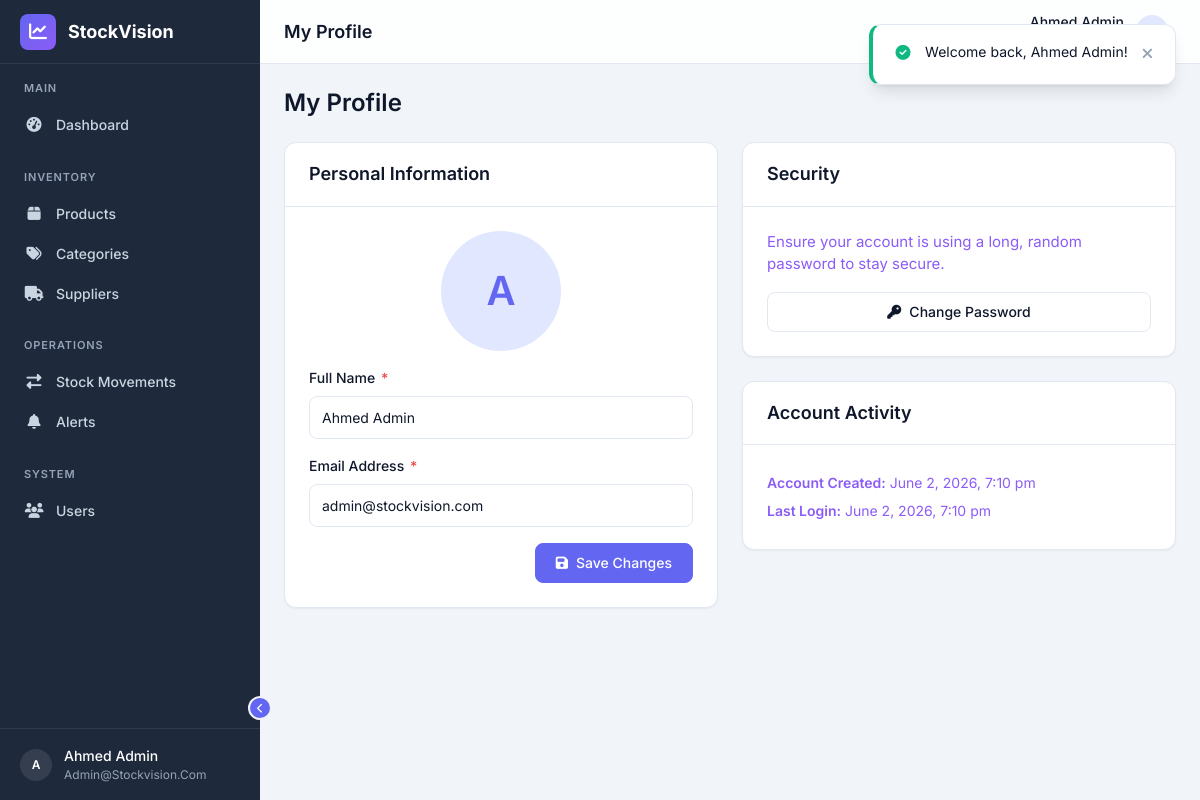
Screenshot of /profile (signed in) with the database file from the repository.
### tables this page shows
CREATE TABLE `users` (
    `id` INT UNSIGNED AUTO_INCREMENT PRIMARY KEY,
    `name` VARCHAR(100) NOT NULL,
    `email` VARCHAR(255) NOT NULL,
    `password` VARCHAR(255) NOT NULL,
    `last_login` DATETIME NULL,
    `created_at` DATETIME NOT NULL DEFAULT CURRENT_TIMESTAMP,
    `updated_at` DATETIME NULL ON UPDATE CURRENT_TIMESTAMP,
    UNIQUE KEY `uk_users_email` (`email`)
);

### app/controllers/AuthController.php (called while the page is built, shortened)
<?php
class AuthController
{
    private User $userModel;
    public function __construct()
    {
        $this->db = getDB();
        $this->userModel = new User($this->db);
    }
    public function profile(): void
    {
        $user = $this->userModel->findById(currentUserId());
        $pageTitle = 'My Profile';
        $this->render('auth/profile', compact('pageTitle', 'user', 'errors'));
    }
    private function render(string $view, array $data = [], string $layout = 'app'): void
    {
        extract($data);
        require __DIR__ . '/../../views/layouts/' . $layout . '.php';
    }
}

### public/index.php (called while the page is built, shortened)
<?php
require_once __DIR__ . '/../app/config/app.php';
require_once __DIR__ . '/../app/config/database.php';
require_once __DIR__ . '/../app/helpers/auth.php';
require_once __DIR__ . '/../app/helpers/response.php';
$requestMethod = $_SERVER['REQUEST_METHOD'];
$requestUri    = parse_url($_SERVER['REQUEST_URI'], PHP_URL_PATH);
$requestUri = '/' . ltrim($requestUri, '/');
$routes = require __DIR__ . '/../app/routes.php';
$matchedRoute  = null;
$routeParams   = [];
foreach ($routes as $route) {
    [$method, $path, $controller, $action] = $route;
    if ($method !== $requestMethod) {
        continue;
    }
    $pattern = preg_replace('/\{([a-zA-Z_]+)\}/', '(\d+)', $path);
    $pattern = '#^' . $pattern . '$#';
    if (preg_match($pattern, $requestUri, $matches)) {
        $matchedRoute = $route;
        array_shift($matches);
        $routeParams = $matches;
        break;
    }
}
[, , $controllerName, $actionName] = $matchedRoute;
$controller = new $controllerName();
call_user_func_array([$controller, $actionName], $routeParams);

### app/config/database.php (called while the page is built, shortened)
<?php
function getDB(): PDO
{
    static $pdo = null;
    if ($pdo === null) {
        $dsn = sprintf(
            'mysql:host=%s;port=%s;dbname=%s;charset=%s',
            DB_HOST,
            DB_PORT,
            DB_NAME,
            DB_CHARSET
        );
        $options = [
            PDO::ATTR_ERRMODE            => PDO::ERRMODE_EXCEPTION,
            PDO::ATTR_DEFAULT_FETCH_MODE => PDO::FETCH_ASSOC,
            PDO::ATTR_EMULATE_PREPARES   => false,
            PDO::MYSQL_ATTR_INIT_COMMAND => "SET NAMES utf8mb4 COLLATE utf8mb4_unicode_ci",
        ];
        try {
            $pdo = new PDO($dsn, DB_USER, DB_PASS, $options);
        } catch (PDOException $e) {
            error_log('Database connection failed: ' . $e->getMessage());
            die('Database connection failed. Please check your configuration.');
        }
    }
    return $pdo;
}

### app/helpers/auth.php (called while the page is built, shortened)
<?php
function currentUserId(): ?int
{
    return $_SESSION['user_id'] ?? null;
}

### app/models/User.php (called while the page is built, shortened)
<?php
class User
{
    private PDO $db;
    public function __construct(?PDO $db = null)
    {
        $this->db = $db ?? getDB();
    }
    public function findById(int $id): ?array
    {
        $stmt = $this->db->prepare("SELECT * FROM `users` WHERE `id` = ?");
        $stmt->execute([$id]);
        $user = $stmt->fetch();
        return $user ?: null;
    }
}

### app/helpers/response.php (called while the page is built, shortened)
<?php
function old(string $field, mixed $default = ''): mixed
{
    $value = $_SESSION['old'][$field] ?? $default;
    return $value;
}
function hasError(string $field): bool
{
    return isset($_SESSION['errors'][$field]);
}

### views/auth/profile.php (the view, shortened to what this page needs)
<div class="page-header">
    <h1><?= htmlspecialchars($pageTitle) ?></h1>
</div>
<div class="grid grid-2">
    <div class="card">
        <div class="card-header">
            <h3>Personal Information</h3>
        </div>
        <div class="card-body">
            <form action="<?= BASE_URL ?>/profile" method="POST">
                <div class="form-group text-center">
                    <div class="avatar" style="width: 120px; height: 120px; border-radius: 50%; margin: 0 auto; font-size: 2.5rem; display: flex; align-items: center; justify-content: center;">
                        <?= strtoupper(substr($user['name'] ?? 'U', 0, 1)) ?>
                    </div>
                </div>
                <div class="form-group">
                    <label for="name" class="form-label">Full Name <span class="required">*</span></label>
                    <input type="text" id="name" name="name"
                           class="form-control <?= hasError('name') ? 'is-invalid' : '' ?>"
                           value="<?= htmlspecialchars(old('name', $user['name'])) ?>" required>
                </div>
                <div class="form-group">
                    <label for="email" class="form-label">Email Address <span class="required">*</span></label>
                    <input type="email" id="email" name="email"
                           class="form-control <?= hasError('email') ? 'is-invalid' : '' ?>"
                           value="<?= htmlspecialchars(old('email', $user['email'])) ?>" required>
                </div>
                <div class="mt-4 text-right">
                    <button type="submit" class="btn btn-primary">
                        <i class="fa-solid fa-save"></i> Save Changes
                    </button>
                </div>
            </form>
        </div>
    </div>
    <div>
        <div class="card mb-6">
            <div class="card-header">
                <h3>Security</h3>
            </div>
            <div class="card-body">
                <p class="text-secondary mb-4">Ensure your account is using a long, random password to stay secure.</p>
                <a href="<?= BASE_URL ?>/change-password" class="btn btn-outline w-100">
                    <i class="fa-solid fa-key"></i> Change Password
                </a>
            </div>
        </div>
        <div class="card">
            <div class="card-header">
                <h3>Account Activity</h3>
            </div>
            <div class="card-body">
                <ul class="text-sm text-secondary" style="line-height: 2;">
                    <li><strong>Account Created:</strong> <?= date('F j, Y, g:i a', strtotime($user['created_at'])) ?></li>
                    <li><strong>Last Login:</strong> <?= $user['last_login'] ? date('F j, Y, g:i a', strtotime($user['last_login'])) : 'Never' ?></li>
                </ul>
            </div>
        </div>
    </div>
</div>

### public/css/variables.css (style rules this page uses)
:root { --primary: #6366f1; --primary-hover: #4f46e5; --primary-light: #e0e7ff; --primary-rgb: 99, 102, 241; --secondary: #8b5cf6; --secondary-hover: #7c3aed; --secondary-light: #ede9fe; --success: #10b981; --success-hover: #059669; --success-light: #d1fae5; --warning: #f59e0b; --warning-hover: #d97706; --warning-light: #fef3c7; --danger: #ef4444; --danger-hover: #dc2626; --danger-light: #fee2e2; --info: #3b82f6; --info-hover: #2563eb; --info-light: #dbeafe; --bg-body: #f1f5f9; --bg-card: #ffffff; --bg-sidebar: #1e293b; --bg-sidebar-hover: #334155; --bg-sidebar-active: rgba(99, 102, 241, 0.15); --bg-input: #ffffff; --bg-hover: #f8fafc; --bg-stripe: #f8fafc; --text-primary: #0f172a; --text-secondary: #64748b; --text-tertiary: #94a3b8; --text-sidebar: #cbd5e1; --text-sidebar-active: #ffffff; --text-on-primary: #ffffff; --text-link: #6366f1; --border-color: #e2e8f0; --border-color-hover: #cbd5e1; --border-radius: 8px; --border-radius-sm: 6px; --border-radius-lg: 12px; --border-radius-xl: 16px; --border-radius-full: 9999px; --shadow-sm: 0 1px 2px rgba(0, 0, 0, 0.05); --shadow: 0 1px 3px rgba(0, 0, 0, 0.1), 0 1px 2px rgba(0, 0, 0, 0.06); --shadow-md: 0 4px 6px -1px rgba(0, 0, 0, 0.1), 0 2px 4px -2px rgba(0, 0, 0, 0.1); --shadow-lg: 0 10px 15px -3px rgba(0, 0, 0, 0.1), 0 4px 6px -4px rgba(0, 0, 0, 0.1); --shadow-xl: 0 20px 25px -5px rgba(0, 0, 0, 0.1), 0 8px 10px -6px rgba(0, 0, 0, 0.1); --space-1: 4px; --space-2: 8px; --space-3: 12px; --space-4: 16px; --space-5: 20px; --space-6: 24px; --space-8: 32px; --space-10: 40px; --space-12: 48px; --space-16: 64px; --font-family: 'Inter', -apple-system, BlinkMacSystemFont, 'Segoe UI', Roboto, sans-serif; --font-size-xs: 0.75rem; --font-size-sm: 0.875rem; --font-size-base: 0.9375rem; --font-size-lg: 1.125rem; --font-size-xl: 1.25rem; --font-size-2xl: 1.5rem; --font-size-3xl: 1.875rem; --font-weight-normal: 400; --font-weight-medium: 500; --font-weight-semibold: 600; --font-weight-bold: 700; --line-height-tight: 1.25; --line-height-normal: 1.5; --line-height-relaxed: 1.75; --sidebar-width: 260px; --sidebar-collapsed-width: 72px; --topbar-height: 64px; --content-max-width: 1400px; --transition-fast: 150ms ease; --transition-base: 250ms ease; --transition-slow: 350ms ease; --z-dropdown: 100; --z-sticky: 200; --z-sidebar: 250; --z-modal-overlay: 300; --z-modal: 400; --z-toast: 500; }

### public/css/base.css (style rules this page uses)
*, *::before, *::after { box-sizing: border-box; margin: 0; padding: 0; }
html { scroll-behavior: smooth; -webkit-text-size-adjust: 100%; -moz-text-size-adjust: 100%; text-size-adjust: 100%; }
body { font-family: var(--font-family); font-size: var(--font-size-base); font-weight: var(--font-weight-normal); line-height: var(--line-height-normal); color: var(--text-primary); background-color: var(--bg-body); -webkit-font-smoothing: antialiased; -moz-osx-font-smoothing: grayscale; min-height: 100vh; }
h1, h2, h3, h4, h5, h6 { font-weight: var(--font-weight-semibold); line-height: var(--line-height-tight); color: var(--text-primary); margin-bottom: 0.5em; }
h1 { font-size: var(--font-size-3xl); }
h3 { font-size: var(--font-size-xl); }
p { margin-bottom: 1rem; color: var(--text-secondary); }
a { color: var(--text-link); text-decoration: none; transition: color var(--transition-fast); }
ul, ol { list-style: none; }
input, button, textarea, select { font: inherit; color: inherit; }
button { cursor: pointer; border: none; background: none; }
* { scrollbar-width: thin; scrollbar-color: var(--text-tertiary) transparent; }
strong { font-weight: var(--font-weight-semibold); }

### public/css/layout.css (style rules this page uses)
.page-header { display: flex; align-items: center; justify-content: space-between; margin-bottom: var(--space-6); flex-wrap: wrap; gap: var(--space-4); }
.page-header h1 { font-size: var(--font-size-2xl); margin-bottom: 0; }
.grid { display: grid; gap: var(--space-6); }
.grid-2 { grid-template-columns: repeat(2, 1fr); }

### public/css/utilities.css (style rules this page uses)
.mt-4 { margin-top: var(--space-4) !important; }
.mb-4 { margin-bottom: var(--space-4) !important; }
.mb-6 { margin-bottom: var(--space-6) !important; }
.text-center { text-align: center !important; }
.text-right { text-align: right !important; }
.text-secondary { color: var(--secondary) !important; }
.text-sm { font-size: var(--font-size-sm) !important; }
.w-100 { width: 100% !important; }

### rows the page displays
users: name "A", name "Ahmed Admin", email "admin@stockvision.com", created_at "June 2, 2026, 7:10 pm", last_login "June 2, 2026, 7:10 pm"

### other values shown
substr(currentUserName() ?? 'U', 0, 1) "A"
currentUserName() "Ahmed Admin"
currentUserEmail() "Admin@stockvision.com"
$pageTitle "My Profile"
